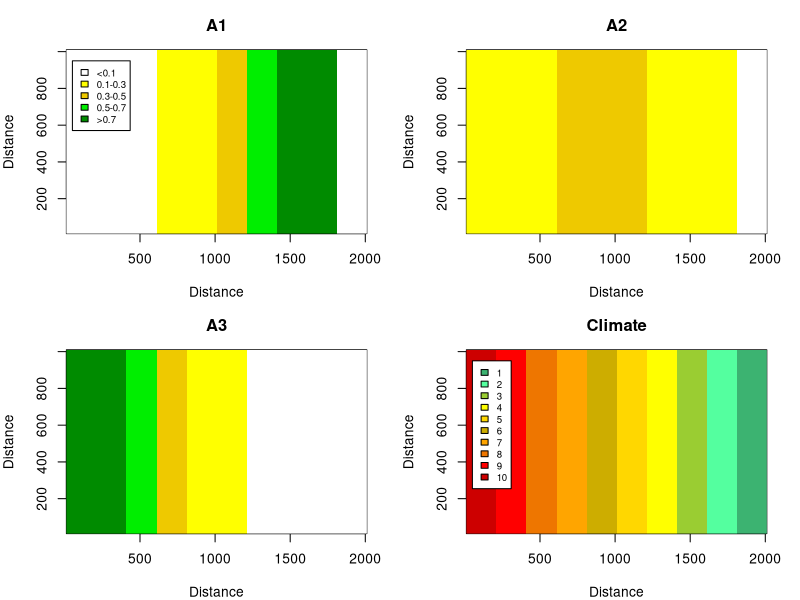
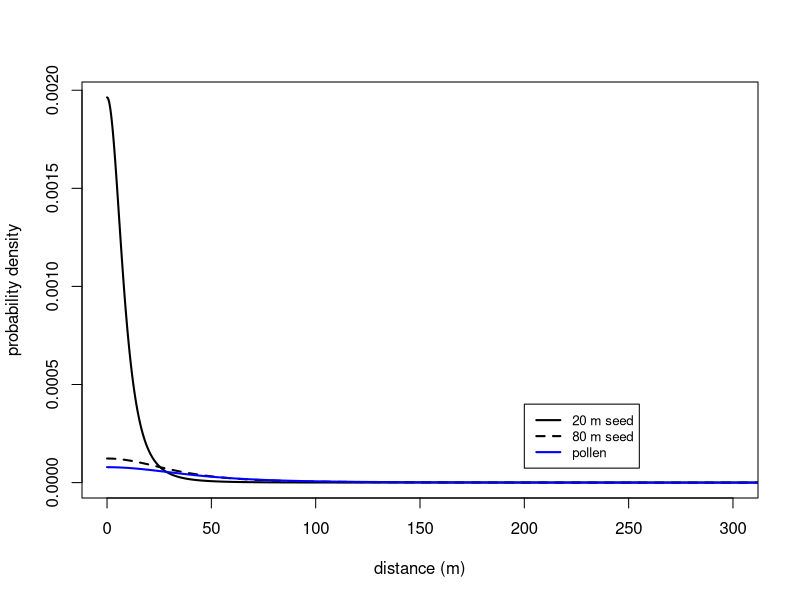

Generate these figures, in order, with R: (Note: a time limit stopped this script after it produced the figures.)
#50 x 100 20mx20m plot landscape w/10 climates.  
# Columns 1-10 climate 10, col 11-20 climate 9, col 21-30 climate 8; col 31-40 climate 7; col 41-50 climate 6; col 51-60 climate 5; col 61-70 climate 4; col 71-80 climate 3; col 81-90 climate 2; and col 91-100 climate 1.

#For genotype-specific simulation, varying proportions of each genotype by climate band.

#Output: Map of initial allele distribution, text file of population numbers, dispersal kernel graphs, dispersal matrices saved in R file 

##############Setup plot
Plot.width <- 50
Plot.length <- 100
C.width <- Plot.length/10
CellNum <- (Plot.width*Plot.length)

 #Habitat cells
   KK <- 1:CellNum
   #habitat cell quality - climate, given by 1 (cold) to 10 (hot)
kq <- c(rep(10,Plot.width*C.width),rep(9,Plot.width*C.width),rep(8,Plot.width*C.width),rep(7,Plot.width*C.width),rep(6,Plot.width*C.width),rep(5,Plot.width*C.width),rep(4,Plot.width*C.width),rep(3,Plot.width*C.width),rep(2,Plot.width*C.width),rep(1,Plot.width*C.width)) 
   
   #Cell indexing - form into rectangle
   index <- cbind(row=rep(1:Plot.length,each=Plot.width),column=rep(1:Plot.width,Plot.length)) #xy coord
   
 clim.state <- matrix(kq,ncol=Plot.width,nrow=Plot.length,byrow=T)
 
 
########Population
 #Size classes - 4 size classes.  Seedling, small adult, medium adult, large adult
   JJ <- 1:4

   #Average size for each class (m2)
   AJJ <- c(0.004,0.06,0.25,2)

   #Genotypes 
   II <- 1:6   
   #A1A1; A1A2; A2A2; A3A1; A2A3; A3A3
   
      #Initial population structure
   n.entry <- length(KK)*length(II)*length(JJ) 
   #habitat cells (5000) x genotypes (6) x size classes (5)
   N.i <- rep(0,n.entry)
   dim(N.i) <- c(length(KK),length(JJ),length(II)) #5000 x 5 matrix, set of 6
   
   ##6 genotypes, and where they start out
   for(k in KK){
   #Climate 1...10
   	if(kq[k]==10)  N.i[k,1,] <- c(0,0,0,0,100,300)  #seedlings -400
   	if(kq[k]==9)   N.i[k,1,] <- c(0,0,20,20,260,500)  #seedlings - 800
   	if(kq[k]==8)   N.i[k,1,] <- c(0,100,150,150,600,1000)  #seedlings - 2000
   	if(kq[k]==7)  N.i[k,1,] <- c(0,200,250,250,1000,300)  #seedlings - 2000
     	if(kq[k]==6)   N.i[k,1,] <- c(100,400,450,450,500,100)  #seedlings - 2000
      	if(kq[k]==5)   N.i[k,1,] <- c(300,1000,250,250,200,0)  #seedlings - 2000
     	if(kq[k]==4)   N.i[k,1,] <- c(1000,600,150,150,100,0)  #seedlings - 2000
   	if(kq[k]==3)   N.i[k,1,] <- c(500,260,20,20,0,0)  #seedlings - 800
   	if(kq[k]==2)   N.i[k,1,] <- c(300,100,0,0,0,0)  #seedlings - 400
   }
   
    ##where are the genotypes (seedlings)?  
   pop.state <- rep(0,length(KK))
   prop1 <- rep(0,length(KK)) #proportion of A1
   prop2 <- rep(0,length(KK)) #proportion of A2
   prop3 <- rep(0,length(KK)) #proportion of A3
   
   for(k in KK){
   	if(sum(N.i[k,1,II])>0){
   		 prop1[k] <-  (sum(0.5*N.i[k,1,2])+sum(0.5*N.i[k,1,4])+sum(N.i[k,1,1]))/sum(N.i[k,1,II]) 
   		 prop2[k] <-  (sum(0.5*N.i[k,1,5])+sum(0.5*N.i[k,1,2])+sum(N.i[k,1,3]))/sum(N.i[k,1,II]) 
   		 prop3[k] <-  (sum(0.5*N.i[k,1,4])+sum(0.5*N.i[k,1,5])+sum(N.i[k,1,6]))/sum(N.i[k,1,II]) 
   		  	
   	if(prop1[k] >= 0.75 & prop2[k] <= 0.25) pop.state[k] <- 1  #>=75% A1 alleles, <= 25% A2 alleles
   	if(prop1[k] >= 0.55 & prop1[k] <= 0.75 & prop2[k] <= 0.3 & prop3[k] <= 0.15) pop.state[k] <- 2  #>=55% A1 alleles, <= 30% A2 alleles, <= 15% A3 alleles
   	if(prop1[k] >= 0.35 & prop1[k] <= 0.55 & prop2[k] >= 0.35 & prop3[k] <= 0.30) pop.state[k] <- 3  #>=35% A1 alleles, >= 35% A2 alleles, <= 30% A3 alleles
    if(prop1[k] <= 0.3 & prop2[k] >= 0.4 & prop3[k] <= 0.30) pop.state[k] <- 4  #<=30% A1 alleles, >= 40% A2 alleles, <= 30% A3 alleles 	
   	if(prop1[k] <= 0.3 & prop2[k] >= 0.35 & prop3[k] <= 0.55 & prop3[k] >= 0.35) pop.state[k] <- 5
   	  #<= 30% A1 alleles, >= 35% A2 alleles, >=35%  A3 alleles
    if(prop1[k] <= 0.15 & prop2[k] <= 0.3 & prop3[k] <= 0.75 & prop3[k] >= 0.55) pop.state[k] <- 6  #>=55% A3 alleles, <= 30% A2 alleles, <= 15% A1 alleles
   	if(prop2[k] <= 0.25 & prop3[k] >= 0.75) pop.state[k] <- 7  #>= 70% A3 alleles, <= 30% A2 alleles
   	}}
   		 
   mat.pop.state <- matrix(pop.state,ncol=Plot.width,nrow=Plot.length,byrow=T)
   prop1.mat  <- matrix(prop1,ncol=Plot.width,nrow=Plot.length,byrow=T)
   prop2.mat  <- matrix(prop2,ncol=Plot.width,nrow=Plot.length,byrow=T)
   prop3.mat  <- matrix(prop3,ncol=Plot.width,nrow=Plot.length,byrow=T) 
     
 jpeg(filename="Initial_Peren_LA_alleles.jpg",width=9,height=7, units='in', res=500)
par(mfrow=c(2,2),mar=c(4,4,3,2))  
 image(x=c((1:Plot.length)*20),y=c((1:Plot.width)*20),z=prop1.mat,col=c("white","yellow","gold2","green2","green4"),breaks=c(0,0.1,0.3,0.5,0.7,1),xlab="Distance",ylab="Distance",main="A1") 
 legend(50,950,legend=c("<0.1","0.1-0.3","0.3-0.5","0.5-0.7",">0.7"), fill=c("white","yellow","gold2","green2","green4") ,cex=0.7) 

image(x=c((1:Plot.length)*20),y=c((1:Plot.width)*20),z=prop2.mat,col=c("white","yellow","gold2","green2","green4"),breaks=c(0,0.1,0.3,0.5,0.7,1),xlab="Distance",ylab="Distance",main="A2") 
 
image(x=c((1:Plot.length)*20),y=c((1:Plot.width)*20),z=prop3.mat,col=c("white","yellow","gold2","green2","green4"),breaks=c(0,0.1,0.3,0.5,0.7,1),xlab="Distance",ylab="Distance",main="A3") 

image(x=c((1:Plot.length)*20),y=c((1:Plot.width)*20),z=clim.state ,col=c("mediumseagreen","seagreen1","yellowgreen","yellow","gold1","gold3","orange","darkorange2","red1","red3"),breaks=c(0.5,1.5,2.5,3.5,4.5,5.5,6.5,7.5,8.5,9.5,10.5),xlab="Distance",ylab="Distance",main="Climate") 
legend(50,950,legend=c("1","2","3","4","5","6","7","8","9","10"), fill=c("mediumseagreen","seagreen1","yellowgreen","yellow","gold1","gold3","orange","darkorange2","red1","red3"),cex=0.7)  
dev.off()    


#export as text file
Pop.i <- cbind(N.i[,,1],N.i[,,2],N.i[,,3],N.i[,,4],N.i[,,5],N.i[,,6])
write.table(Pop.i,"InitialPop_Peren_LA.txt") 


####### Vegetative processes
Ideal <- c(4,5,6,6,7,8)   #Ideal climate for each genotype 

max.fec <- c(0,150,1000,5000)  #maximum seed production for each size class
max.pol <- c(0,800,10000,100000)  #maximum pollen production for each size class
max.germ <- 0.45				#maximum germination (for now no seed bank)
max.surv <- c(0.3,0.5,0.65,0.7) #maximum survival for each size class
max.trans <-c(0.3,0.15,0.1)  #maximum transition prob for each size class
 
CA.eff <- c(0.005,0.003,0.001,0.0005) #competitive area effect on survival and transition 

SFclim.1.6 <-c(0.9,0.5,0.3,0.15,0,0,0,0,0)  #survival/fecundity effect of climate, genotypes 1 & 6; ideal, 1-6 steps
SFclim.2.5 <- c(1,0.7,0.4,0.25,0.1,0,0,0,0) #survival/fecundity effect of climate, genotypes 2-5; ideal, 1-6 steps

TGclim <- c(1,0.7,0.5,0.2,0.1,0,0,0,0) #transition/germination effect of climate; ideal, 1 step-6 steps


##########Dispersal
###2D-t seed dispersal
#mean dispersal = 20
u.20 <- (20*2/pi)^2 #162.1
#mean dispersal = 80
u.80 <- (80*2/pi)^2 #2593.8

#pollen mean dispersal = 100
u.p <- (100*2/pi)^2 #4052.847

x1 <- seq(0,2010,by=0.1)
pd.20 <- 1/(pi*u.20*(1+((x1^2)/u.20))^2)
pd.80 <- 1/(pi*u.80*(1+((x1^2)/u.80))^2)
pd.p <- 1/(pi*u.p*(1+((x1^2)/u.p))^2)

jpeg(filename="DispersalKernels_peren",width=6,height=6, units='in', res=500)
plot(x1,pd.20,xlim=c(0,300),type='l',lwd=2,ylab="probability density",xlab="distance (m)")
points(x1,pd.80,type='l',lwd=2,lty=2)
points(x1,pd.p,type='l',lwd=2,col='blue')
legend(200,4e-04,legend=c("20 m seed","80 m seed","pollen"),lwd=c(2,2,2),lty=c(1,2,1),col=c('black',"black","blue"),cex=0.8)
dev.off()


#probability of dispersing to each 20 m distance category (up to 2010 m)
div <- seq(101,20101,by=200)
Sd.prob.20 <- rep(0,100)
Sd.prob.80 <- rep(0,100)
P.prob <- rep(0,100)
for(i in 1:100) {
  if(i==1){
  	  Sd.prob.20[i] <- sum(pd.20[1:div[i]])
  	  Sd.prob.80[i] <- sum(pd.80[1:div[i]])
  	  P.prob[i] <- sum(pd.p[1:div[i]])
  }
    if(i>1){
  	  Sd.prob.20[i] <- sum(pd.20[(div[i-1]+1):div[i]])
  	  Sd.prob.80[i] <- sum(pd.80[(div[i-1]+1):div[i]])
  	  P.prob[i] <- sum(pd.p[(div[i-1]+1):div[i]])
  }
	}
Sd.prob.20 <- Sd.prob.20/sum(Sd.prob.20)	
Sd.prob.80 <- Sd.prob.80/sum(Sd.prob.80)
P.prob <- P.prob/sum(P.prob)
	
#number of cells per 20 m category
cell.d.num <- 1
for(i in 2:100){
	cell.d.num <- c(cell.d.num,8*(i-1))
}
#probability of dispersing to individual cells within 20 m distance categories (up to 2010 m)
Sd.prob.20.e <- Sd.prob.20/cell.d.num
Sd.prob.80.e <- Sd.prob.80/cell.d.num
P.prob.e <- P.prob/cell.d.num

#cell "coordinates"
X <- numeric(0)
Y <- numeric(0)
for(i in 1:100){
	X <- c(X,rep(i,50))
	Y <- c(Y,seq(1,50,by=1))
	}
cell.coord <- cbind(KK,X,Y)

#distance matrix
# to calculate distances
distmat <- function(x1,y1,x2,y2){
    xd <- outer(x1,x2,function(x1,x2) (x1 - x2)^2)
    yd <- outer(y1,y2,function(y1,y2) (y1 - y2)^2)
    d <- t(sqrt(xd + yd)) 
    return(d)
}

cell.dist <- distmat(X,Y,X,Y)

##Seed dispersal matrix
SD.mat.20 <- matrix(0,length(KK),length(KK))
  for(i in KK){
  	  SD.mat.20[i,i]<-Sd.prob.20.e[1]
  	for(d in 2:100){
  		a <- which(cell.dist[i,]>=(d-1) & cell.dist[i,]<d)
  		SD.mat.20[i,a]<-Sd.prob.20.e[d]
  	}
  }
  
  SD.mat.80 <- matrix(0,length(KK),length(KK))
  for(i in KK){
  	  SD.mat.80[i,i]<-Sd.prob.80.e[1]
  	for(d in 2:100){
  		a <- which(cell.dist[i,]>=(d-1) & cell.dist[i,]<d)
  		SD.mat.80[i,a]<-Sd.prob.80.e[d]
  	}
  }
  
 Pol.mat <- matrix(0,length(KK),length(KK))
  for(i in KK){
  	  Pol.mat[i,i]<P.prob.e[1]
  	for(d in 2:100){
  		a <- which(cell.dist[i,]>=(d-1) & cell.dist[i,]<d)
  		Pol.mat[i,a]<-P.prob.e[d]
  	}
  }

jpeg(filename="SeedDisp_peren_20.jpg",width=9,height=7, units='in', res=500)
#jpeg(filename="SeedDisp_peren_80.jpg",width=9,height=7, units='in', res=500)
Seeds <- SD.mat.20[3025,]*5000
#Seeds <- SD.mat.80[3025,]*5000

Seed.Mat <- matrix(Seeds,ncol=Plot.width,nrow=Plot.length,byrow=T) 

image(x=c((1:Plot.length)*20),y=c((1:Plot.width)*20),z=Seed.Mat,col=c("white","yellow","gold1","gold2","orange","dark orange","red"),breaks=c(0,0.00001,0.001,0.1,10,100,1000,5000),xlab="Distance",ylab="Distance",main="Seeds (out of 5000)") 
 legend(1500,950,legend=c("<0.00001","<0.001","<0.1","<10","<100","<1000","<5000"), fill=c("white","yellow","gold1","gold2","orange","dark orange","red") ,cex=0.7) 
dev.off() 

save.image(file="PerenMod_LA_Setup.RData")
